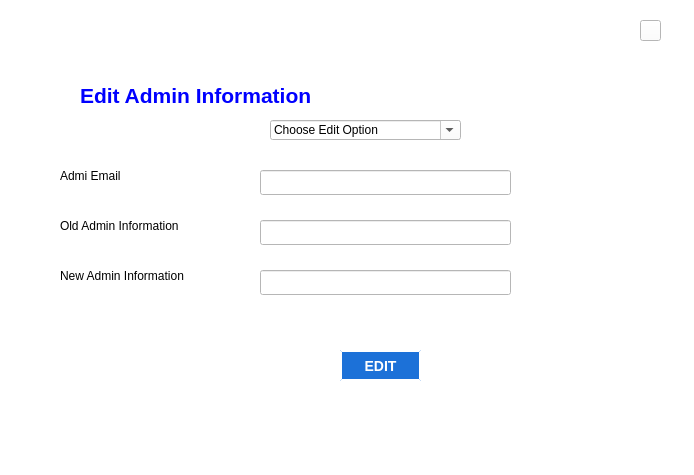
<?xml version="1.0" encoding="UTF-8"?>
<ui version="4.0">
 <class>Dialog</class>
 <widget class="QDialog" name="Dialog">
  <property name="geometry">
   <rect>
    <x>0</x>
    <y>0</y>
    <width>694</width>
    <height>475</height>
   </rect>
  </property>
  <property name="windowTitle">
   <string>Dialog</string>
  </property>
  <widget class="QWidget" name="widget" native="true">
   <property name="geometry">
    <rect>
     <x>-20</x>
     <y>-70</y>
     <width>751</width>
     <height>601</height>
    </rect>
   </property>
   <property name="styleSheet">
    <string notr="true">background-color: rgb(255, 255, 255);</string>
   </property>
   <widget class="QLineEdit" name="admin_email">
    <property name="geometry">
     <rect>
      <x>280</x>
      <y>240</y>
      <width>251</width>
      <height>25</height>
     </rect>
    </property>
   </widget>
   <widget class="QLineEdit" name="admin_new">
    <property name="geometry">
     <rect>
      <x>280</x>
      <y>340</y>
      <width>251</width>
      <height>25</height>
     </rect>
    </property>
   </widget>
   <widget class="QLineEdit" name="lineEdit_3">
    <property name="geometry">
     <rect>
      <x>280</x>
      <y>290</y>
      <width>251</width>
      <height>25</height>
     </rect>
    </property>
   </widget>
   <widget class="QPushButton" name="back_btn">
    <property name="geometry">
     <rect>
      <x>110</x>
      <y>500</y>
      <width>31</width>
      <height>31</height>
     </rect>
    </property>
    <property name="styleSheet">
     <string notr="true">background-color: qlineargradient(spread: pad, x1:0,y1:0,x2:1,y2:0, stop:0 rgba(255,178,102,0),stop:55 rgba(235,148,61,0), stop:0.98 rgba(0,0,0,0), stop:1 rgba(0,0,0,0));

border-style:outset;

border-width:2px;

border-radius: 10px;

border-color:white;
</string>
    </property>
    <property name="text">
     <string/>
    </property>
    <property name="icon">
     <iconset>
      <normaloff>images/free-arrow-back-icon-3783-thumb.png</normaloff>images/free-arrow-back-icon-3783-thumb.png</iconset>
    </property>
   </widget>
   <widget class="QPushButton" name="edit_btn">
    <property name="geometry">
     <rect>
      <x>360</x>
      <y>420</y>
      <width>81</width>
      <height>31</height>
     </rect>
    </property>
    <property name="cursor">
     <cursorShape>PointingHandCursor</cursorShape>
    </property>
    <property name="styleSheet">
     <string notr="true">border-color: rgb(255, 255, 255);
border-style:outset;
border-width:2px;
border_radius:10px;
background-color:rgb(28,113,216);
color:white;
font: bold 14px;
padding:6px;
min-width:10px;
</string>
    </property>
    <property name="text">
     <string>EDIT</string>
    </property>
   </widget>
   <widget class="QComboBox" name="edit_opt">
    <property name="geometry">
     <rect>
      <x>290</x>
      <y>190</y>
      <width>191</width>
      <height>20</height>
     </rect>
    </property>
    <property name="styleSheet">
     <string notr="true">QCombobox:item:selected{
	background-color: rgb(255, 0, 0);}</string>
    </property>
    <property name="editable">
     <bool>true</bool>
    </property>
    <property name="currentText">
     <string>Choose Edit Option</string>
    </property>
   </widget>
   <widget class="QLabel" name="error_msg">
    <property name="geometry">
     <rect>
      <x>260</x>
      <y>380</y>
      <width>301</width>
      <height>31</height>
     </rect>
    </property>
    <property name="styleSheet">
     <string notr="true">color: rgb(165, 4, 4);</string>
    </property>
    <property name="text">
     <string/>
    </property>
   </widget>
   <widget class="QPushButton" name="home_btn">
    <property name="geometry">
     <rect>
      <x>630</x>
      <y>90</y>
      <width>21</width>
      <height>21</height>
     </rect>
    </property>
    <property name="cursor">
     <cursorShape>PointingHandCursor</cursorShape>
    </property>
    <property name="styleSheet">
     <string notr="true">border-style:outset;</string>
    </property>
    <property name="text">
     <string/>
    </property>
    <property name="icon">
     <iconset>
      <normaloff>images/home_icon.jpeg</normaloff>images/home_icon.jpeg</iconset>
    </property>
   </widget>
   <widget class="QLabel" name="label_2">
    <property name="geometry">
     <rect>
      <x>100</x>
      <y>150</y>
      <width>281</width>
      <height>31</height>
     </rect>
    </property>
    <property name="styleSheet">
     <string notr="true">font: 63 11pt&quot;URW Bookman&quot;;</string>
    </property>
    <property name="text">
     <string>&lt;html&gt;&lt;head/&gt;&lt;body&gt;&lt;p&gt;&lt;span style=&quot; font-size:16pt; font-weight:600; color:#0000ff;&quot;&gt;Edit Admin Information&lt;/span&gt;&lt;/p&gt;&lt;/body&gt;&lt;/html&gt;</string>
    </property>
   </widget>
   <widget class="QLabel" name="label_3">
    <property name="geometry">
     <rect>
      <x>50</x>
      <y>80</y>
      <width>51</width>
      <height>41</height>
     </rect>
    </property>
    <property name="text">
     <string/>
    </property>
    <property name="pixmap">
     <pixmap>niit.png</pixmap>
    </property>
    <property name="scaledContents">
     <bool>true</bool>
    </property>
   </widget>
   <widget class="QLabel" name="label_4">
    <property name="geometry">
     <rect>
      <x>80</x>
      <y>280</y>
      <width>191</width>
      <height>31</height>
     </rect>
    </property>
    <property name="styleSheet">
     <string notr="true">font: 12pt&quot;Ubuntu&quot;;</string>
    </property>
    <property name="text">
     <string>Old Admin Information</string>
    </property>
   </widget>
   <widget class="QLabel" name="label_5">
    <property name="geometry">
     <rect>
      <x>80</x>
      <y>330</y>
      <width>191</width>
      <height>31</height>
     </rect>
    </property>
    <property name="styleSheet">
     <string notr="true">font: 12pt&quot;Ubuntu&quot;;</string>
    </property>
    <property name="text">
     <string>New Admin Information</string>
    </property>
   </widget>
   <widget class="QLabel" name="label_6">
    <property name="geometry">
     <rect>
      <x>80</x>
      <y>230</y>
      <width>191</width>
      <height>31</height>
     </rect>
    </property>
    <property name="styleSheet">
     <string notr="true">font: 12pt&quot;Ubuntu&quot;;</string>
    </property>
    <property name="text">
     <string>Admi Email</string>
    </property>
   </widget>
   <widget class="QPushButton" name="logout_btn">
    <property name="geometry">
     <rect>
      <x>660</x>
      <y>90</y>
      <width>21</width>
      <height>21</height>
     </rect>
    </property>
    <property name="cursor">
     <cursorShape>PointingHandCursor</cursorShape>
    </property>
    <property name="text">
     <string/>
    </property>
    <property name="icon">
     <iconset>
      <normaloff>images/logout_icon.png</normaloff>images/logout_icon.png</iconset>
    </property>
   </widget>
  </widget>
 </widget>
 <resources/>
 <connections/>
</ui>
